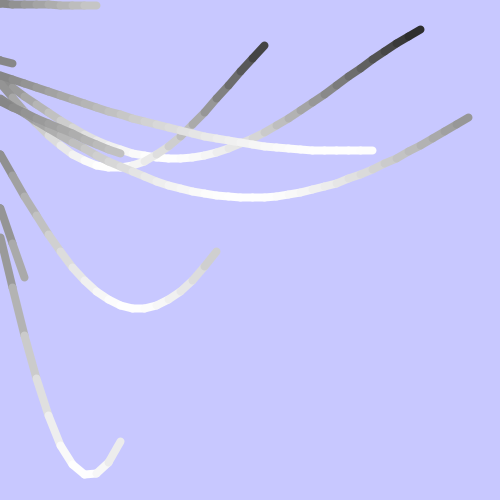
Frame 1 (no input)
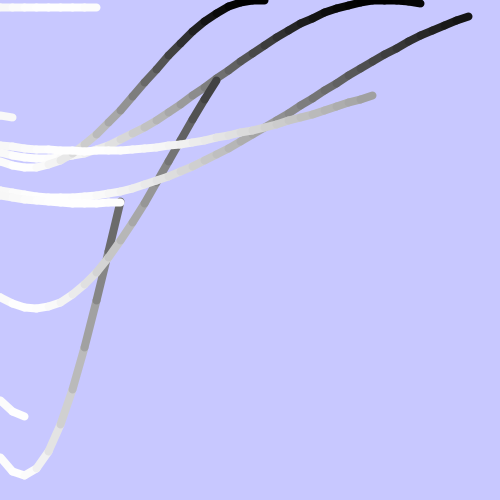
Frame 60 (the mouse pressed at the canvas centre just before this capture)
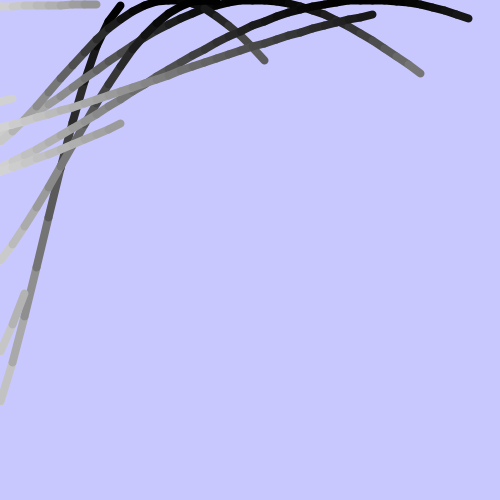
Frame 120 (the mouse held since frame 60 and released just before this capture)

The Processing sketch that drew these frames (run headless with seeded random() and noise(); from frame 60 on, the mouse is pressed at the canvas centre):

// Processing sketch: oscillationMultipleWaves
// ── oscillationMultipleWaves.pde
class Wave {
  float startAngle;
  float angleVel;
  
  float wWidth;
  float wHeight;
  
  float lastX;
  float lastY;
  
  Wave() {
    startAngle = 0;
    angleVel = random(0.05, 0.3);
    wWidth = random(0, width);
    wHeight = random(0, height);
    lastX = 0;
    lastY = 0;
  }
  
  void update() {
    float angle = startAngle;
    for (int x = 0; x <= wWidth; x += 12) {
      float y = map(sin(angle), -1, 1, 0, wHeight);
      if (x == 0) {
        noStroke();
        fill(map(y, 0, wHeight, 0, 255),255);
        ellipse(x, y, 8, 8);
      }
      else {
        stroke(map(y, 0, wHeight, 0, 255),255);
        strokeWeight(8);
        line(x, y, lastX, lastY);
      }
      angle += angleVel;
      lastX = x;
      lastY = y;
    }
    startAngle += 0.02;
  }
}

Wave[] waves = new Wave[10];

void setup() {
  size(500, 500);
  for (int i = 0; i < 10; i++) {
    waves[i] = new Wave();
  }
}

void draw() {
  background(200, 200, 255);
  for (int i = 0; i < 10; i++) {
    waves[i].update();
  }
}
